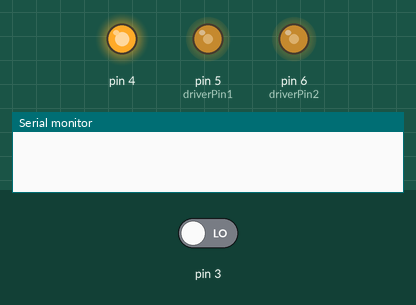
Recording of a sketch running on a simulated Arduino Uno, built with avr-gcc and run on an emulated ATmega328P. Shown: output pins drawn as LEDs (lit = HIGH), the last lines printed to the serial monitor. The inputs (shaded band) are chosen by the test bench; at power-on: pin 3 LOW.

Above: at 1.2 s.
1.3 s: pin 3 driven HIGH
At 3.68 s:
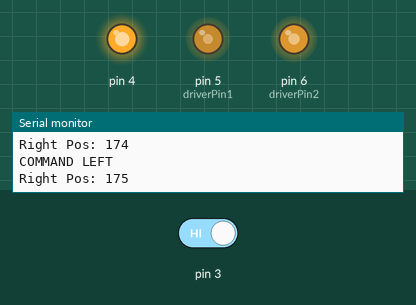
4.3 s: pin 3 driven LOW
5.8 s: pin 3 driven HIGH
At 8.56 s:
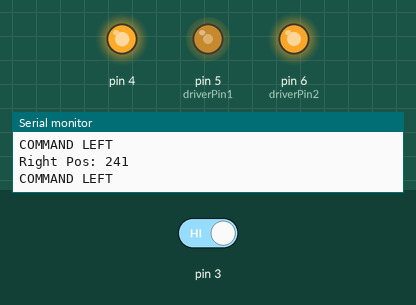
Timing chart, 0 to 17.8 s (numbered marks = the images above; inputs shaded):
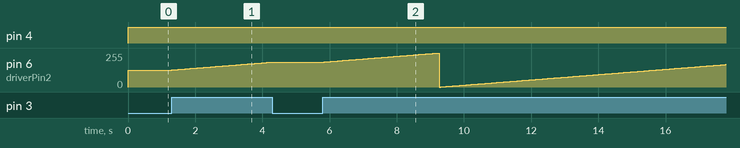

Measured:
- after the input at 1.3 s, pin 6 (driverPin2): moves from 127/255 to 187/255 over 3.0 s, starting at once
- after the input at 4.3 s, pin 6 (driverPin2): stays 187/255 (without the input it goes to 188/255 after 0.03 s)

The sketch:

preset.ino
```cpp
#define VRX_PIN  A0 // Arduino pin connected to VRX pin
#define VRY_PIN  A1 // Arduino pin connected to VRY pin

#define driverPin1 5
#define driverPin2 6

#define LEFT_THRESHOLD  400
#define RIGHT_THRESHOLD 800
#define UP_THRESHOLD    400
#define DOWN_THRESHOLD  800

#define COMMAND_NO     0x00
#define COMMAND_LEFT   0x01
#define COMMAND_RIGHT  0x02
#define COMMAND_UP     0x04
#define COMMAND_DOWN   0x08


int xValue = 0 ; // To store value of the X axis
int yValue = 0 ; // To store value of the Y axis
int command = COMMAND_NO;

int leftPos = 127;     // Analog Write Vals
int rightPos = 127;     // Analog Write Vals
int oldLeft = 127;
int oldRight = 127;

void setup() {
  Serial.begin(115200) ;
  pinMode(4,OUTPUT);
  pinMode(3,INPUT);
  pinMode(driverPin1, OUTPUT);
  pinMode(driverPin2, OUTPUT);
  analogWrite(driverPin1, leftPos);
  analogWrite(driverPin2, rightPos);

}

void loop() {
  // read analog X and Y analog values


  // converts the analog value to commands
  // reset commands

  // NOTE: AT A TIME, THERE MAY BE NO COMMAND, ONE COMMAND OR TWO COMMANDS

  // print command to serial and process command
  digitalWrite(4,HIGH);
  int preset_trigger = digitalRead(3);
  if (preset_trigger) {
    Serial.println("COMMAND LEFT");
    rightPos = rightPos+1;
  }

  if (rightPos != oldRight) {
    Serial.print("Right Pos: ");
    Serial.println(rightPos);
  }
    analogWrite(driverPin2, rightPos);
    delay(50);
}
```
